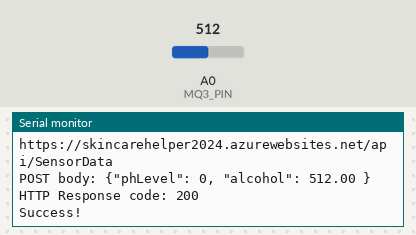
Simulated run of this sketch. Board: ESP8266 (NodeMCU). On the bench: the last lines printed to the serial monitor. The inputs (shaded band) are chosen by the test bench; at power-on: A0 (MQ3_PIN) = 512. WiFi joins after 1.5 s; servers stay silent unless stated; uploads are accepted with an empty reply.

Above: at 2.7 s.
2.8 s: A0 (MQ3_PIN) set to 390
At 7.05 s:
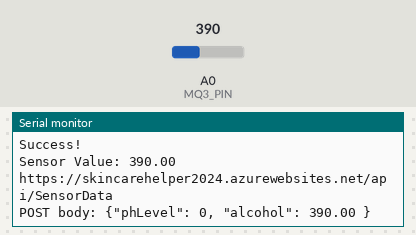
8.7 s: A0 (MQ3_PIN) set to 410
At 12.9 s:
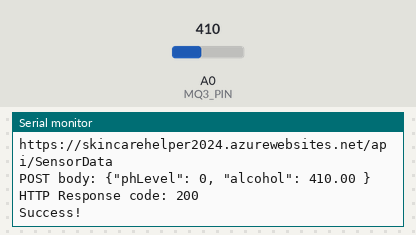
Timing chart, 0 to 14.4 s (numbered marks = the images above; inputs shaded):
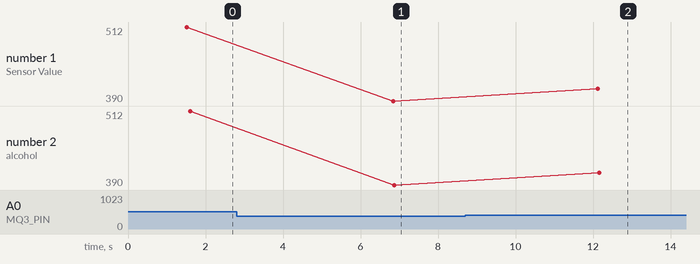

The sketch:

SkinCareHelperArduino.ino
```cpp
#include <ESP8266WiFi.h>
#include <WiFiClientSecure.h>
#include <ESP8266HTTPClient.h>

#define MQ3_PIN A0
//#define PH_SENSOR_PIN A0

const char* ssid = "Yuriy";
const char* password = "18052002";

double alcoholThreshold = 400;

WiFiClientSecure client;
HTTPClient http;

const char* host = "https://skincarehelper2024.azurewebsites.net/api/";

void setup() {
  Serial.begin(9600);
  while (!Serial)
    ;
  setup_wifi();
}

void loop() {
  if (WiFi.status() == WL_CONNECTED) {
    double sensorValueAlcohol = analogRead(MQ3_PIN);
    Serial.print("Sensor Value: ");
    Serial.println(sensorValueAlcohol);

    if (sensorValueAlcohol > alcoholThreshold) {
      Serial.println("Alcohol detected!");
    }

    send_state(sensorValueAlcohol);
  } else {
   Serial.println("WiFi Disconnected");
  }
  delay(5000);
}

void setup_wifi() {
  delay(10);
  Serial.println();
  Serial.print("Connecting to ");
  Serial.println(ssid);

  WiFi.begin(ssid, password);

  while (WiFi.status() != WL_CONNECTED) {
    delay(500);
    Serial.print(".");
  }

  Serial.println("");
  Serial.println("WiFi connected");
  Serial.println("IP address: ");
  Serial.println(WiFi.localIP());
}

void send_state(double alcohol) {
  String requestUrl = String(host) + "SensorData";
  Serial.println(requestUrl);
  client.setInsecure();
  http.begin(client, requestUrl);
  http.addHeader("Content-Type", "application/json");

  String body = "{\"phLevel\": 0," + String(" \"alcohol\": ") + alcohol + String(" }");
  Serial.println("POST body: " + body);

  int httpResponseCode = http.POST(body);
  Serial.print("HTTP Response code: ");
  Serial.println(httpResponseCode);

  if (httpResponseCode == 200) {
    Serial.println("Success!");
  } else {
    Serial.print("Error code: ");
    Serial.println(httpResponseCode);
  }
  http.end();
  Serial.println();
}
```

Measured:
- after the input at 2.8 s, the serial monitor: prints a new line after 4.1 s (image 1)
- after the input at 8.7 s, the serial monitor: prints a new line after 3.4 s (image 2)
- plotted number 1: 512 → 390 after the input at 2.8 s, 390 → 410 after the input at 8.7 s
- plotted number 2: 512 → 390 after the input at 2.8 s, 390 → 410 after the input at 8.7 s
